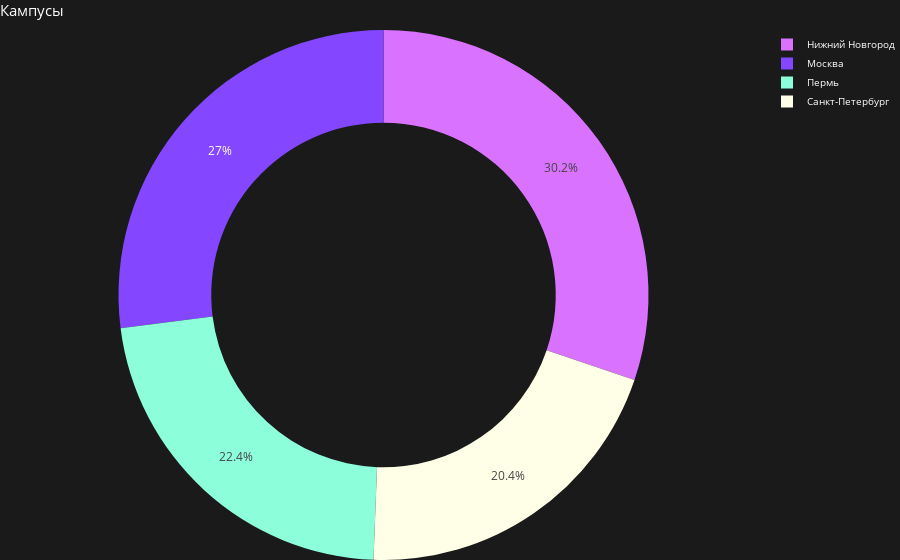

Notebook code for this chart:
### Code cell
fig_campus = px.pie(
    campus_distribution,
    names='campus',
    values='count',
    title='Кампусы',
    labels={'campus': 'Кампус', 'count': 'Количество'},
    color_discrete_sequence=coolors,
    hover_name='campus',
    hole=0.65
)

fig_campus.update_layout(
    title_font=dict(size=15, color='white'),
    paper_bgcolor='#1a1a1a',
    title_x=0,
    title_y=0.99,
    margin=dict(l=0, r=0, t=30, b=0),
    ##height=270,
    ##width=300,
    legend=dict(  # Настройка легенды
        font=dict(size=10, color='white'),  # Уменьшаем размер шрифта легенды
        y=1,               # Позиция по вертикали
        x=1,
        bgcolor="rgba(0,0,0,0)",  # Прозрачный фон легенды
        bordercolor="rgba(0,0,0,0)",  # Без границы
        itemwidth=30  
    ),
    clickmode='event+select'
)

fig_campus.update_traces(
    hovertemplate='<b>%{label}</b><br>Количество: %{value}<extra></extra>'
)

fig_campus.show(config={'displayModeBar': False})

### Figure 1 — Plotly figure (JSON) as saved in the notebook; plotly's stock layout.template omitted (floating-point values rounded to 4 significant figures)
{"data": [{"domain": {"x": [0, 1], "y": [0, 1]}, "hole": 0.65, "hovertemplate": "<b>%{label}</b><br>Количество: %{value}<extra></extra>", "hovertext": ["Нижний Новгород", "Москва", "Пермь", "Санкт-Петербург"], "labels": ["Нижний Новгород", "Москва", "Пермь", "Санкт-Петербург"], "legendgroup": "", "name": "", "showlegend": true, "type": "pie", "values": [302, 270, 224, 204]}], "layout": {"clickmode": "event+select", "legend": {"bgcolor": "rgba(0,0,0,0)", "bordercolor": "rgba(0,0,0,0)", "font": {"color": "white", "size": 10}, "itemwidth": 30, "tracegroupgap": 0, "x": 1, "y": 1}, "margin": {"b": 0, "l": 0, "r": 0, "t": 30}, "paper_bgcolor": "#1a1a1a", "piecolorway": ["#D972FF", "#8447FF", "#8CFFDA", "#FFFFE8"], "title": {"font": {"color": "white", "size": 15}, "text": "Кампусы", "x": 0, "y": 0.99}}}
